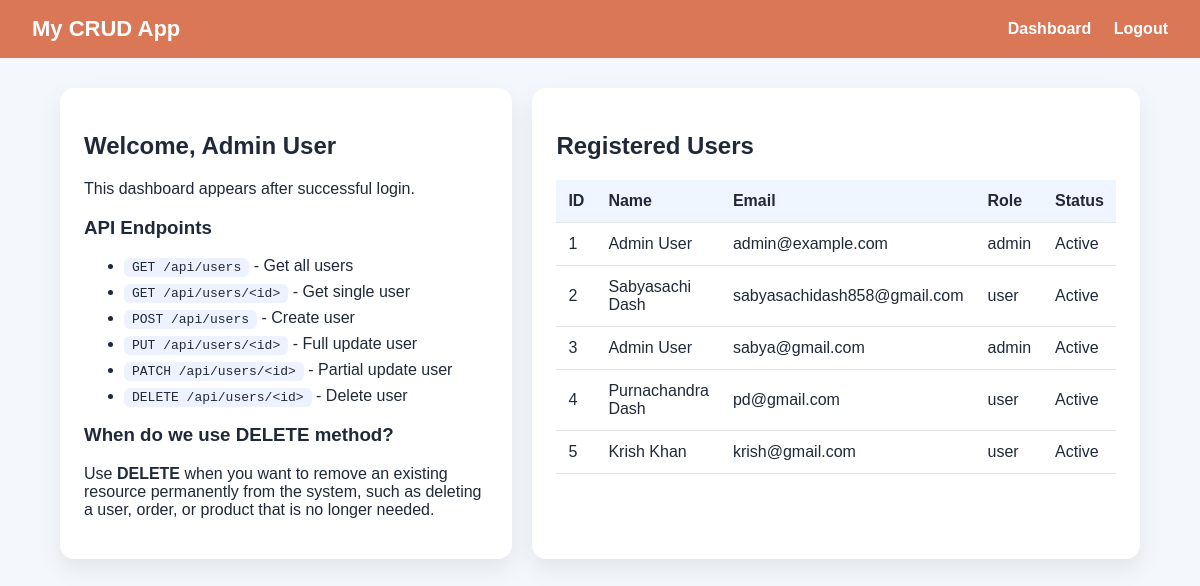
Page /dashboard (signed in) on the earlier database version.
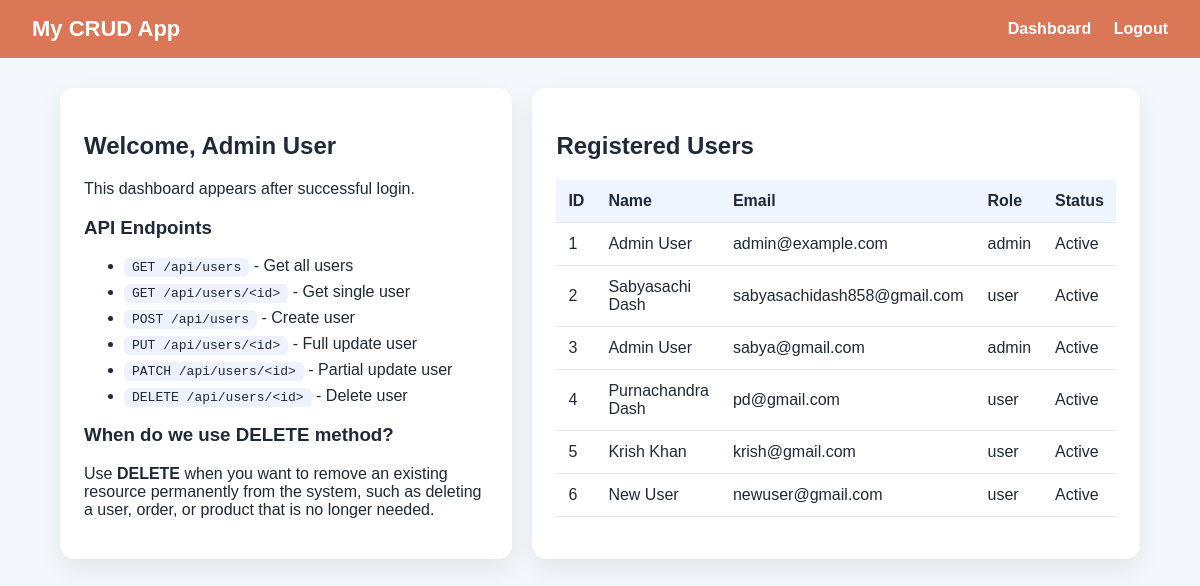
Same page on the later database version.
### app.py (models this page shows, shortened)
class User(db.Model):
    id = db.Column(db.Integer, primary_key=True)
    full_name = db.Column(db.String(120), nullable=False)
    email = db.Column(db.String(120), unique=True, nullable=False)
    password_hash = db.Column(db.String(255), nullable=False)
    role = db.Column(db.String(50), default='user')
    is_active = db.Column(db.Boolean, default=True)

### app.py (the view)
@app.route('/dashboard')
def dashboard():
    if 'user_id' not in session:
        flash('Please login first.', 'warning')
        return redirect(url_for('login'))
    users = User.query.order_by(User.id.asc()).all()
    return render_template('dashboard.html', users=users)

### templates/dashboard.html
{% extends 'base.html' %}
{% block content %}
<div class="grid">
    <section class="card">
        <h2>Welcome, {{ session.get('user_name') }}</h2>
        <p>This dashboard appears after successful login.</p>
        <h3>API Endpoints</h3>
        <ul class="api-list">
            <li><code>GET /api/users</code> - Get all users</li>
            <li><code>GET /api/users/&lt;id&gt;</code> - Get single user</li>
            <li><code>POST /api/users</code> - Create user</li>
            <li><code>PUT /api/users/&lt;id&gt;</code> - Full update user</li>
            <li><code>PATCH /api/users/&lt;id&gt;</code> - Partial update user</li>
            <li><code>DELETE /api/users/&lt;id&gt;</code> - Delete user</li>
        </ul>
        <h3>When do we use DELETE method?</h3>
        <p>Use <strong>DELETE</strong> when you want to remove an existing resource permanently from the system, such as deleting a user, order, or product that is no longer needed.</p>
    </section>
    <section class="card">
        <h2>Registered Users</h2>
        <table>
            <thead>
                <tr>
                    <th>ID</th>
                    <th>Name</th>
                    <th>Email</th>
                    <th>Role</th>
                    <th>Status</th>
                </tr>
            </thead>
            <tbody>
                {% for user in users %}
                <tr>
                    <td>{{ user.id }}</td>
                    <td>{{ user.full_name }}</td>
                    <td>{{ user.email }}</td>
                    <td>{{ user.role }}</td>
                    <td>{{ 'Active' if user.is_active else 'Inactive' }}</td>
                </tr>
                {% else %}
                <tr>
                    <td colspan="5">No users found.</td>
                </tr>
                {% endfor %}
            </tbody>
        </table>
    </section>
</div>
{% endblock %}

### templates/base.html (shortened to what this page needs)
<!DOCTYPE html>
<html lang="en">
<head>
    <link rel="stylesheet" href="{{ url_for('static', filename='css/style.css') }}">
</head>
<body>
    <nav class="navbar">
        <div class="brand">My CRUD App</div>
        <div class="nav-links">
            {% if session.get('user_id') %}
                <a href="{{ url_for('dashboard') }}">Dashboard</a>
                <a href="{{ url_for('logout') }}">Logout</a>
            {% else %}
                <a href="{{ url_for('login') }}">Login</a>
                <a href="{{ url_for('signup') }}">Signup</a>
            {% endif %}
        </div>
    </nav>
    <main class="container">
        {% block content %}{% endblock %}
    </main>
</body>
</html>

### static/css/style.css (style rules this page uses)
* { box-sizing: border-box; }
body { margin: 0; font-family: Arial, sans-serif; background: #f4f7fb; color: #1f2937; }
.navbar { display: flex; justify-content: space-between; align-items: center; background: #D97757; color: white; padding: 16px 32px; }
.brand { font-weight: 700; font-size: 22px; }
.nav-links a { color: white; text-decoration: none; margin-left: 18px; font-weight: 600; }
.container { width: 90%; max-width: 1100px; margin: 30px auto; }
.card { background: white; border-radius: 14px; padding: 24px; box-shadow: 0 10px 25px rgba(0, 0, 0, 0.08); margin-bottom: 20px; }
.grid { display: grid; grid-template-columns: 1fr 1fr; gap: 20px; }
.api-list li { margin-bottom: 8px; }
table { width: 100%; border-collapse: collapse; margin-top: 10px; }
th, td { border-bottom: 1px solid #e5e7eb; text-align: left; padding: 12px; }
th { background: #eff6ff; }
code { background: #eef2ff; padding: 2px 8px; border-radius: 6px; }

Differences in the rows shown:
added User: id "6", full_name "New User", email "newuser@gmail.com", role "user", is_active "Active"
